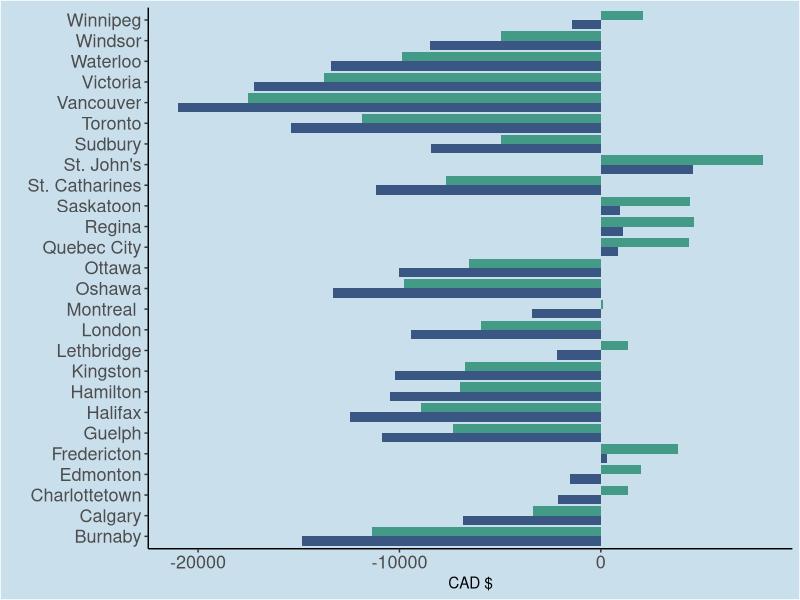
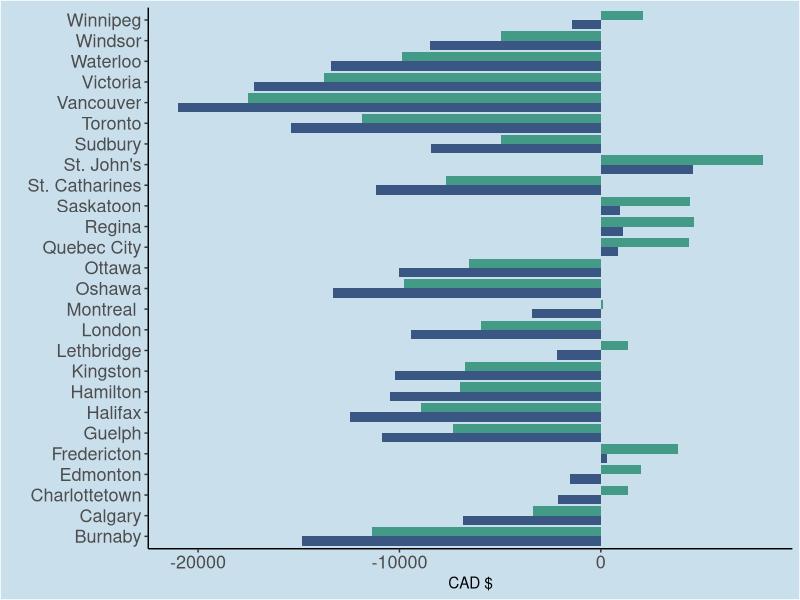

Here is the R script that generated these plots, in order:
library(tidyverse)
library(ggsci)

rent <- read.csv("Data/rent_cities.csv")
colnames(rent)
str(rent)

rent <- rent %>% 
  mutate(CGS_difference = CGSM - (year_rent + tuition),
         PGS_difference = PGSD - (year_rent + tuition),
         PDF_difference = PDF - (year_rent + tuition)) 

colnames(rent)

rent_long <- pivot_longer(rent, CGSM:PDF_difference, names_to = "type",
             values_to = "value")


rent_long %>% 
  filter(type %in% c('CGS_difference', 'PGS_difference',
                     'City', 'value')) %>% 
  ggplot(aes(fill = type, x = City,
                   y = value)) + 
  geom_col(position = "dodge") +
  coord_flip() +
  theme_classic() +
  theme(axis.text = element_text(size = 13),
        legend.position = "none") +
  scale_fill_manual(labels = c("CGS-M", "PGS-D"),
                    values = c("#3A5683", "#439A86")) +
  theme(panel.background = element_rect(
    fill = '#C9DFEC'),
    plot.background = element_rect(fill = '#C9DFEC')) +
  labs(x = '', y = 'CAD $') 


ggsave("Figures/rent_tuition.jpeg")
